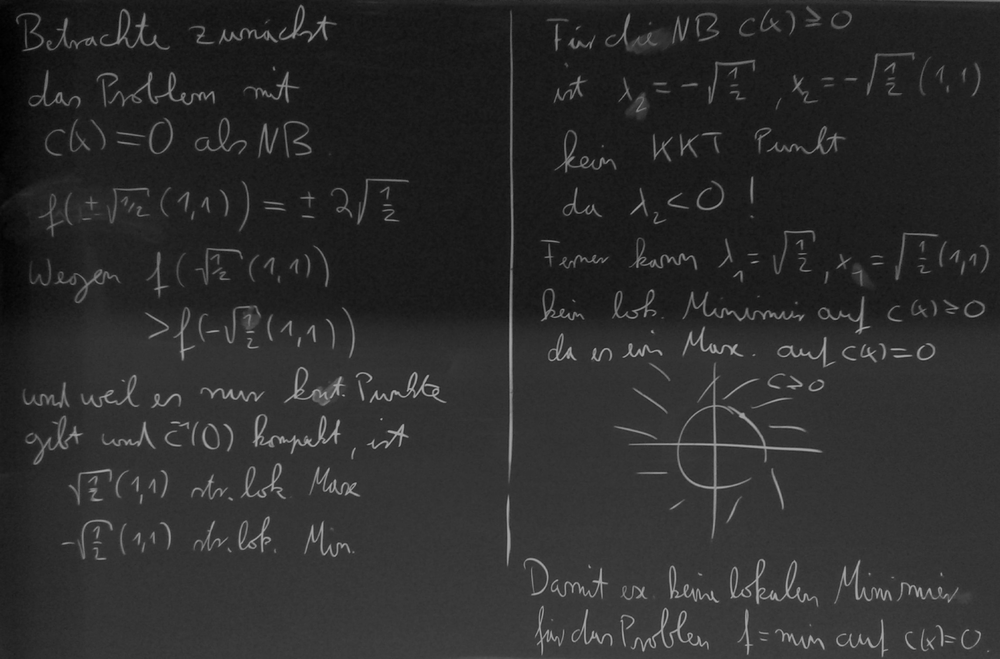
#> input picture content/tafel.png, 1000 x 659 px, shrunk from 2296 x 1512 before the run
$ jupyter execute isodata.ipynb
#> lines starting #> are read from the running program, lines starting #| are printed output that depends on the picture; after the words box and inside, x2 and y2 are one past the last pixel; in counts of white or black regions, pixels touching at a corner belong together; long printed decimals are rounded
## IPython notebook for the isodata algorithm

### Import all modules and functions needed for this example.

[cell 1]
import numpy as np
from skimage.io import imread
from skimage import img_as_float
import matplotlib.pyplot as plt

### Implementation of the isodata algorithm.

[cell 2]
def isodata_threshold(image, num_bins):

    # Note: numpy's histogram function is slightly different from the version in the lecture.
#> called with num_bins = 256
    histo, edges = np.histogram(image, num_bins)
#> histo = 256 values, max 36092 at index 76, min 0 at index 2, mean 2574.2; edges = 257 values from 0 to 0.667

    # The code below assumes that the image has values in [0,1],
    # so we transform the image accordingly.
    image = image - image.min()
    image = image / image.max()
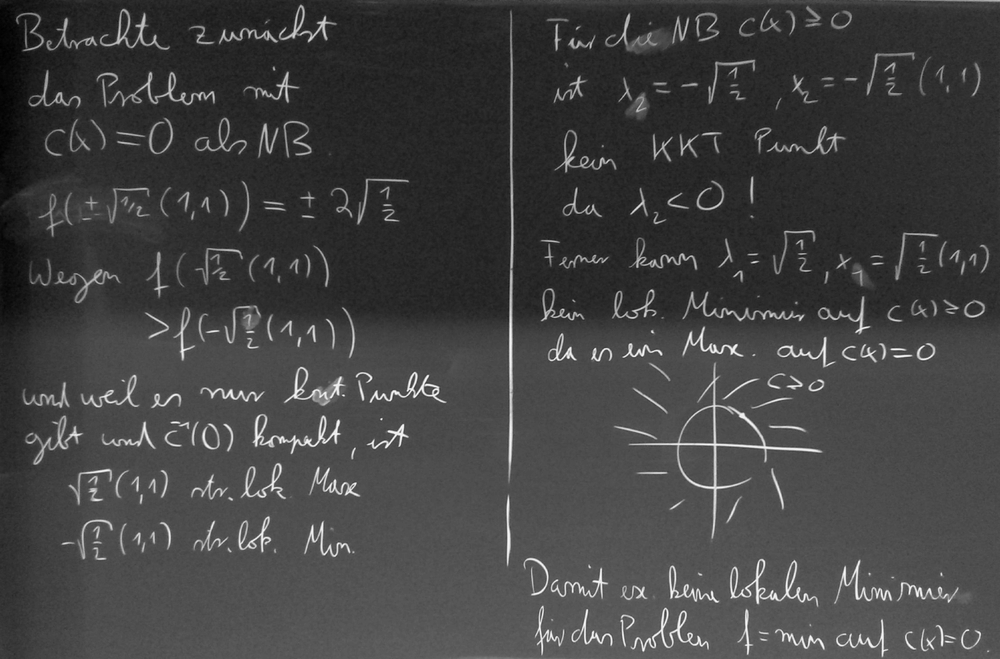
#> image: shape (659, 1000) float64; min 0, max 1, mean 0.259

    old_theta = -1
    theta = 0.5 * (image.min() + image.max())
#> theta = 0.5

    while abs(old_theta - theta) > 0.0005:
        old_theta = theta
        floor_theta = int(np.floor((num_bins - 1) * theta)) + 1

        numerator_A = 0
        denominator_A = 0
        for i in range(floor_theta):
            numerator_A = numerator_A + i / (num_bins - 1) * histo[i]
            denominator_A = denominator_A + histo[i]

        numerator_B = 0
        denominator_B = 0
        for i in range(floor_theta, num_bins):
            numerator_B = numerator_B + i / (num_bins - 1) * histo[i]
            denominator_B = denominator_B + histo[i]

        theta = 0.5 * (numerator_A / denominator_A + numerator_B / denominator_B)
#> this loop made 5 passes
#> (old_theta, floor_theta, theta) on passes 1 to 5: (0.5, 128, 0.462), (0.462, 118, 0.45), (0.45, 115, 0.446), (0.446, 114, 0.445), (0.445, 114, 0.445)

    print(f"Using threshold {theta:.5f}")
#| Using threshold 0.4446
    thresholdedImage = image > theta
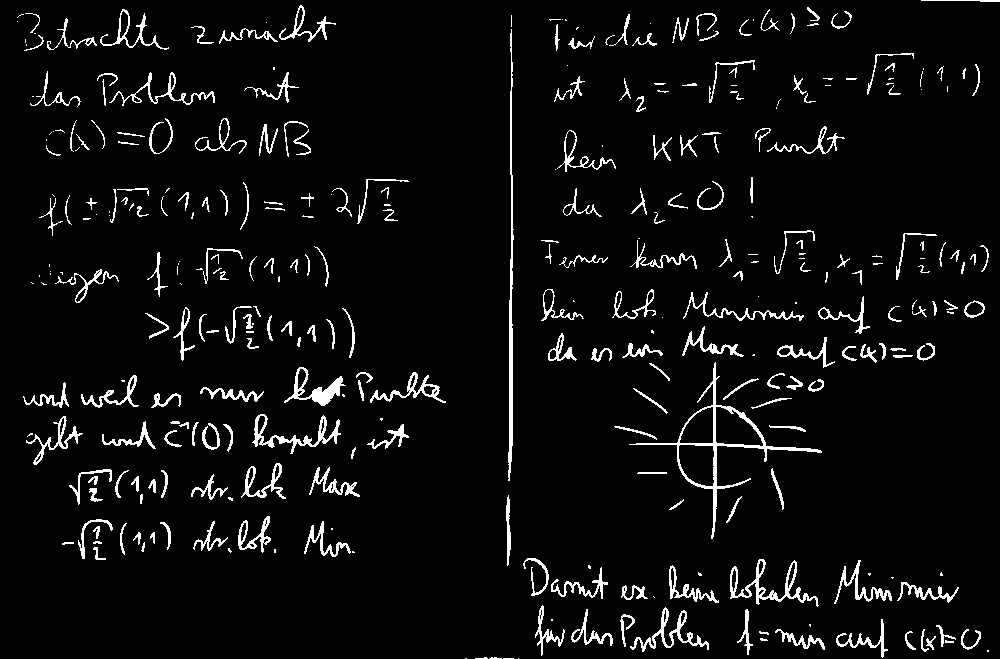
#> thresholdedImage: shape (659, 1000) bool; 5% white in thin lines or dots
    return thresholdedImage, theta

### Load an input image, determine the threshold with the isodata algorithm and display the results.

[cell 3]
# Read the input image.
image = img_as_float(imread("tafel.png", as_gray=True))
# Apply the isodata algorithm
imageThreshold, theta = isodata_threshold(image, 256)
#> theta = 0.445

# Display input and result
plt.subplot(1, 2, 1)
plt.imshow(image, interpolation="nearest", cmap=plt.cm.get_cmap("gray"), vmin=0, vmax=1)
plt.axis("off")
plt.title("Input image f")
plt.subplot(1, 2, 2)
plt.imshow(imageThreshold, interpolation="nearest", cmap=plt.cm.get_cmap("gray"), vmin=0, vmax=1)
plt.axis("off")
plt.title("Isodata result")
plt.show()
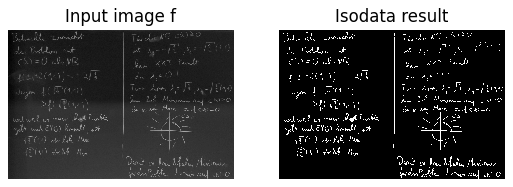
#> figure drawn by matplotlib, 2 panels

### Plot the histogram of the input image along with the threshold theta.

[cell 4]
histo, edges = np.histogram(image, 256)
#> edges = 257 values from 0 to 0.667
plt.title("Histogramm with threshold")
plt.bar(range(histo.size), histo)
# theta needs to be scaled for plot
plt.plot(np.ones(histo.max()) * theta * 256, range(histo.max()), "r-")
plt.show()
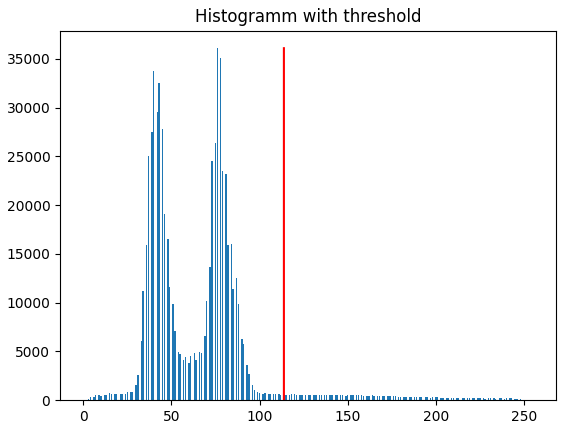
#> figure drawn by matplotlib, 1 panel; tallest bar 36092 high, from x = 75.6 to 76.4
